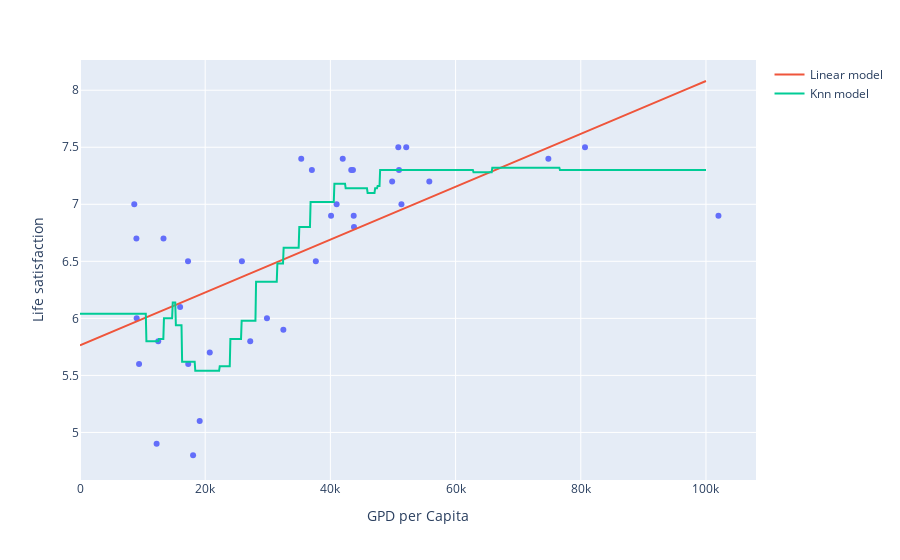

The cell this chart's notebook holds for it:
### Code cell
# Linear model prediction
t0, t1 = linear_model.intercept_[0], linear_model.coef_[0][0]
X_lin=np.linspace(0, 100000, 1000)
fig.add_scatter(x=X_lin, y= t0 + t1*X_lin, name="Linear model")

# Knn prediction
y_pred_knn = knn_model.predict(np.c_[X_lin])
fig.add_scatter(x=X_lin, y= y_pred_knn.flatten(), name="Knn model")

fig.show()

### Figure 1 — Plotly figure (JSON) as saved in the notebook; plotly's stock layout.template omitted (floating-point values rounded to 4 significant figures; data arrays with more than 128 entries replaced by an {"elided": "..."} marker saying what was removed)
{"data": [{"customdata": [["Australia"], ["Austria"], ["Belgium"], ["Brazil"], ["Canada"], ["Chile"], ["Czech Republic"], ["Denmark"], ["Estonia"], ["Finland"], ["France"], ["Germany"], ["Greece"], ["Hungary"], ["Iceland"], ["Ireland"], ["Israel"], ["Italy"], ["Japan"], ["Korea"], ["Luxembourg"], ["Mexico"], ["Netherlands"], ["New Zealand"], ["Norway"], ["Poland"], ["Portugal"], ["Russia"], ["Slovak Republic"], ["Slovenia"], ["Spain"], ["Sweden"], ["Switzerland"], ["Turkey"], ["United Kingdom"], ["United States"]], "hovertemplate": "GPD per Capita=%{x}<br>Life satisfaction=%{y}<br>Country=%{customdata[0]}<extra></extra>", "legendgroup": "", "marker": {"color": "#636efa", "symbol": "circle"}, "mode": "markers", "name": "", "orientation": "v", "showlegend": false, "type": "scatter", "x": [50960.0, 43720.0, 40110.0, 8670.0, 43330.0, 13340.0, 17260.0, 52110.0, 17290.0, 41970.0, 37680.0, 41000.0, 18060.0, 12240.0, 50850.0, 51350.0, 35340.0, 29870.0, 32490.0, 27200.0, 102000.0, 9009.0, 43600.0, 37040.0, 74820.0, 12500.0, 19120.0, 9055.0, 15990.0, 20730.0, 25860.0, 49870.0, 80680.0, 9437.0, 43770.0, 55810.0], "xaxis": "x", "y": [7.3, 6.9, 6.9, 7, 7.3, 6.7, 6.5, 7.5, 5.6, 7.4, 6.5, 7, 4.8, 4.9, 7.5, 7, 7.4, 6, 5.9, 5.8, 6.9, 6.7, 7.3, 7.3, 7.4, 5.8, 5.1, 6, 6.1, 5.7, 6.5, 7.2, 7.5, 5.6, 6.8, 7.2], "yaxis": "y"}, {"name": "Linear model", "type": "scatter", "x": {"elided": "1000 float values"}, "y": {"elided": "1000 float values"}}, {"name": "Knn model", "type": "scatter", "x": {"elided": "1000 float values"}, "y": {"elided": "1000 float values"}}], "layout": {"legend": {"tracegroupgap": 0}, "margin": {"t": 60}, "xaxis": {"anchor": "y", "domain": [0, 1], "title": {"text": "GPD per Capita"}}, "yaxis": {"anchor": "x", "domain": [0, 1], "title": {"text": "Life satisfaction"}}}}
